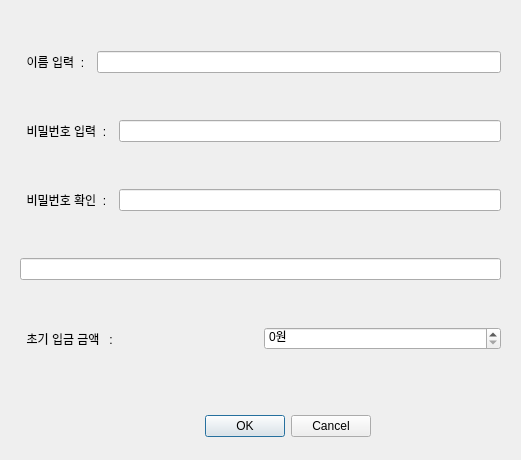
<?xml version="1.0" encoding="UTF-8"?>
<ui version="4.0">
 <class>Signup</class>
 <widget class="QDialog" name="Signup">
  <property name="geometry">
   <rect>
    <x>0</x>
    <y>0</y>
    <width>521</width>
    <height>460</height>
   </rect>
  </property>
  <property name="maximumSize">
   <size>
    <width>10000</width>
    <height>10000</height>
   </size>
  </property>
  <property name="windowTitle">
   <string>Dialog</string>
  </property>
  <widget class="QDialogButtonBox" name="buttonBox">
   <property name="geometry">
    <rect>
     <x>170</x>
     <y>410</y>
     <width>201</width>
     <height>32</height>
    </rect>
   </property>
   <property name="orientation">
    <enum>Qt::Orientation::Horizontal</enum>
   </property>
   <property name="standardButtons">
    <set>QDialogButtonBox::StandardButton::Cancel|QDialogButtonBox::StandardButton::Ok</set>
   </property>
  </widget>
  <widget class="QWidget" name="verticalLayoutWidget">
   <property name="geometry">
    <rect>
     <x>20</x>
     <y>10</y>
     <width>481</width>
     <height>381</height>
    </rect>
   </property>
   <layout class="QVBoxLayout" name="verticalLayout">
    <item>
     <layout class="QHBoxLayout" name="horizontalLayout_3">
      <item>
       <widget class="QLabel" name="label_3">
        <property name="text">
         <string>  이름 입력  :  </string>
        </property>
       </widget>
      </item>
      <item>
       <widget class="QLineEdit" name="lineEdit_2"/>
      </item>
     </layout>
    </item>
    <item>
     <layout class="QHBoxLayout" name="horizontalLayout_2">
      <item>
       <widget class="QLabel" name="label_2">
        <property name="text">
         <string>  비밀번호 입력  :  </string>
        </property>
       </widget>
      </item>
      <item>
       <widget class="QLineEdit" name="lineEdit_3"/>
      </item>
     </layout>
    </item>
    <item>
     <layout class="QHBoxLayout" name="horizontalLayout">
      <item>
       <widget class="QLabel" name="label">
        <property name="text">
         <string>  비밀번호 확인  :  </string>
        </property>
       </widget>
      </item>
      <item>
       <widget class="QLineEdit" name="lineEdit_4"/>
      </item>
     </layout>
    </item>
    <item>
     <widget class="QLineEdit" name="lineEdit"/>
    </item>
    <item>
     <layout class="QHBoxLayout" name="horizontalLayout_4">
      <item>
       <widget class="QLabel" name="label_4">
        <property name="text">
         <string>  초기 입금 금액   :  </string>
        </property>
       </widget>
      </item>
      <item>
       <widget class="QSpinBox" name="spinBox">
        <property name="suffix">
         <string>원</string>
        </property>
        <property name="maximum">
         <number>999999999</number>
        </property>
       </widget>
      </item>
     </layout>
    </item>
   </layout>
  </widget>
 </widget>
 <resources/>
 <connections>
  <connection>
   <sender>buttonBox</sender>
   <signal>rejected()</signal>
   <receiver>Signup</receiver>
   <slot>reject()</slot>
   <hints>
    <hint type="sourcelabel">
     <x>320</x>
     <y>465</y>
    </hint>
    <hint type="destinationlabel">
     <x>324</x>
     <y>252</y>
    </hint>
   </hints>
  </connection>
 </connections>
</ui>
